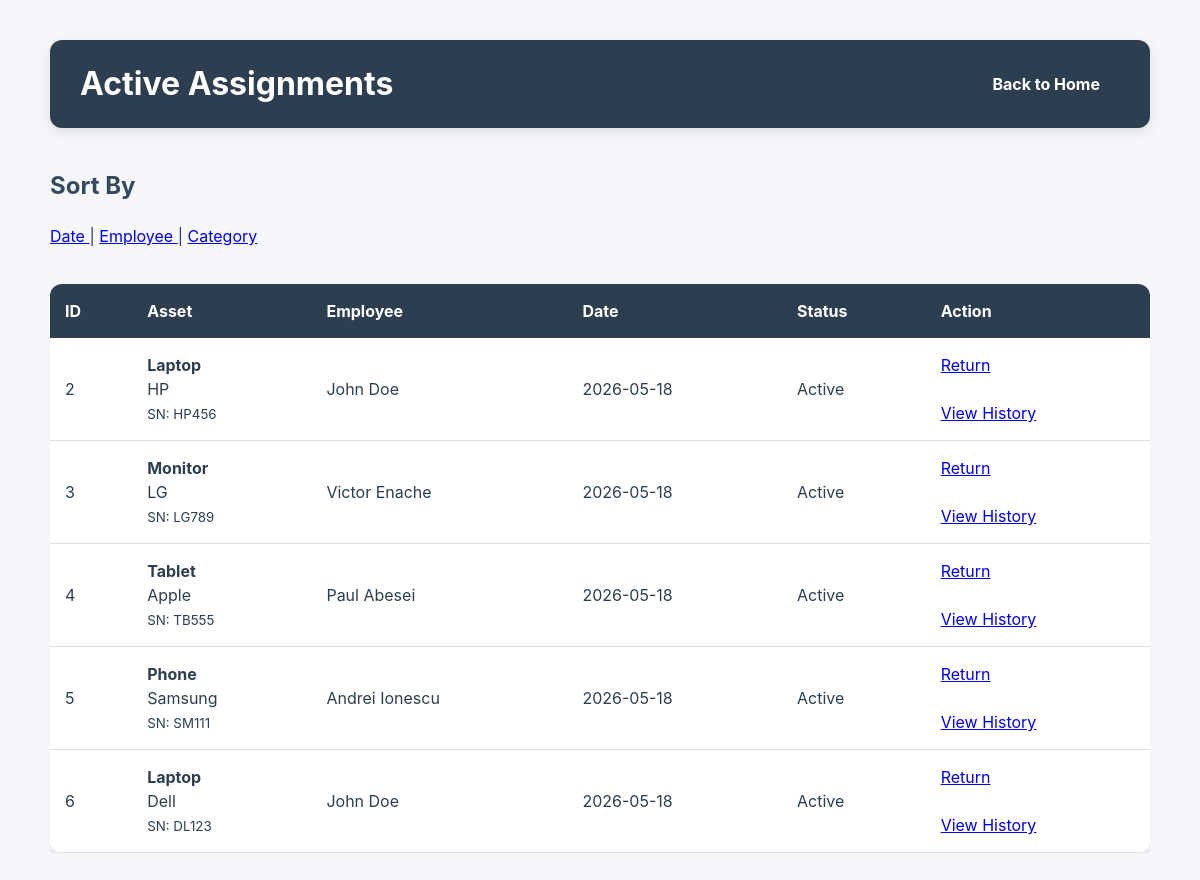
The app's page /assignments with its own data.
### tables this page shows
CREATE TABLE assignments (
                id INTEGER PRIMARY KEY AUTOINCREMENT,
                asset_id INTEGER NOT NULL,
                employee_id INTEGER NOT NULL,
                assigned_date TEXT NOT NULL,
                returned_date TEXT,
                status TEXT NOT NULL DEFAULT 'Active',

                FOREIGN KEY (asset_id)
                    REFERENCES assets(id),

                FOREIGN KEY (employee_id)
                    REFERENCES employees(id)
            );

CREATE TABLE assets (
                id INTEGER PRIMARY KEY AUTOINCREMENT,
                category TEXT NOT NULL,
                brand TEXT NOT NULL,
                serial_number TEXT UNIQUE NOT NULL,
                status TEXT NOT NULL DEFAULT 'Available',
                purchase_date TEXT
            );

CREATE TABLE employees (
                id INTEGER PRIMARY KEY AUTOINCREMENT,
                first_name TEXT NOT NULL,
                last_name TEXT NOT NULL,
                department TEXT
            );

### routes/assignments.py (the view)
    @app.route("/assignments")
    def list_assignments():
        sort_by = request.args.get("sort", "date")
        data = get_active_assignments(sort_by)
        return render_template(
            "assignments/list.html",
            assignments=data
        )

### templates/assignments/list.html (shortened to what this page needs)
<!DOCTYPE html>
<html lang="en">
<head>
    <link rel="stylesheet"
          href="{{ url_for('static', filename='style.css') }}">
</head>
<body>
<div class="container">
    <div class="page-header">
        <h1>Active Assignments</h1>
        <a href="{{ url_for('home') }}"
           class="btn">
            Back to Home
        </a>
    </div>
    <h2>Sort By</h2>
    <p>
        <a href="{{ url_for('list_assignments', sort='date') }}">
            Date
        </a>
        |
        <a href="{{ url_for('list_assignments', sort='name') }}">
            Employee
        </a>
        |
        <a href="{{ url_for('list_assignments', sort='category') }}">
            Category
        </a>
    </p>
    {% if assignments %}
        <div class="table-wrapper">
            <table>
                <thead>
                    <tr>
                        <th>ID</th>
                        <th>Asset</th>
                        <th>Employee</th>
                        <th>Date</th>
                        <th>Status</th>
                        <th>Action</th>
                    </tr>
                </thead>
                <tbody>
                    {% for row in assignments %}
                    <tr>
                        <td>
                            {{ row["assignment_id"] }}
                        </td>
                        <td>
                            <strong>
                                {{ row["category"] }}
                            </strong>
                            <br>
                            {{ row["brand"] }}
                            <br>
                            <small>
                                SN:
                                {{ row["serial_number"] }}
                            </small>
                        </td>
                        <td>
                            {{ row["first_name"] }}
                            {{ row["last_name"] }}
                        </td>
                        <td>
                            {{ row["assigned_date"] }}
                        </td>
                        <td>
                            {{ row["status"] }}
                        </td>
                        <td>
                            <div class="action-links">
                                <a href="{{ url_for('return_asset_route', assignment_id=row['assignment_id']) }}"
                                   onclick="return confirm('Return this asset?')">
                                    Return
                                </a>
                                <br><br>
                                <a href="{{ url_for('asset_history', asset_id=row['asset_id']) }}">
                                    View History
                                </a>
                            </div>
                        </td>
                    </tr>
                    {% endfor %}
                </tbody>
            </table>
        </div>
    {% else %}
        <p>
            No active assignments found.
        </p>
    {% endif %}
</div>
</body>
</html>

### design/style.css (style rules this page uses)
:root { --color-primary: #2c3e50; --color-primary-light: #34495e; --color-background: #f4f6f9; --color-surface: #ffffff; --color-border: #dcdfe3; --color-success-bg: #d4edda; --color-success-text: #155724; --color-error-bg: #f8d7da; --color-error-text: #721c24; --color-warning-bg: #fff3cd; --color-warning-text: #856404; --shadow-sm: 0 2px 8px rgba(0, 0, 0, 0.08); --shadow-md: 0 4px 12px rgba(0, 0, 0, 0.10); --radius-sm: 8px; --radius-md: 12px; --transition-fast: 0.2s ease; }
* { box-sizing: border-box; }
body { font-family: Inter, -apple-system, BlinkMacSystemFont, "Segoe UI", sans-serif; line-height: 1.5; background-image: linear-gradient( rgba(244, 246, 249, 0.92), rgba(244, 246, 249, 0.92) ), url("https://images.unsplash.com/photo-1497366754035-f200968a6e72?q=80&w=1600&auto=format&fit=crop"); background-size: cover; background-position: center; background-attachment: fixed; margin: 0; padding: 40px; color: var(--color-primary); }
.container { max-width: 1100px; margin: auto; }
h1 { color: var(--color-primary); margin-bottom: 10px; }
h2 { color: var(--color-primary-light); margin-top: 40px; }
.btn, button { display: inline-block; background-color: var(--color-primary); color: white; padding: 12px 20px; border: none; border-radius: var(--radius-sm); text-decoration: none; font-weight: bold; cursor: pointer; transition: background-color var(--transition-fast), transform var(--transition-fast), box-shadow var(--transition-fast); }
.table-wrapper { overflow-x: auto; }
table { width: 100%; border-collapse: collapse; background: var(--color-surface); border-radius: var(--radius-md); overflow: hidden; box-shadow: var(--shadow-md); margin-top: 20px; }
table th { background-color: var(--color-primary); color: white; padding: 15px; text-align: left; }
table td { padding: 15px; border-bottom: 1px solid #ddd; }
.page-header { display: flex; justify-content: space-between; align-items: center; gap: 20px; margin-bottom: 30px; background-color: var(--color-primary); padding: 20px 30px; border-radius: var(--radius-md); box-shadow: var(--shadow-md); }
.page-header h1 { margin: 0; color: white; }

### records on screen
assignments: assignment_id "2", category "Laptop", brand "HP", serial_number "HP456", first_name "John", last_name "Doe", assigned_date "2026-05-18", status "Active"
assignments: assignment_id "3", category "Monitor", brand "LG", serial_number "LG789", first_name "Victor", last_name "Enache", assigned_date "2026-05-18", status "Active"
assignments: assignment_id "4", category "Tablet", brand "Apple", serial_number "TB555", first_name "Paul", last_name "Abesei", assigned_date "2026-05-18", status "Active"
assignments: assignment_id "5", category "Phone", brand "Samsung", serial_number "SM111", first_name "Andrei", last_name "Ionescu", assigned_date "2026-05-18", status "Active"
assignments: assignment_id "6", category "Laptop", brand "Dell", serial_number "DL123", first_name "John", last_name "Doe", assigned_date "2026-05-18", status "Active"
